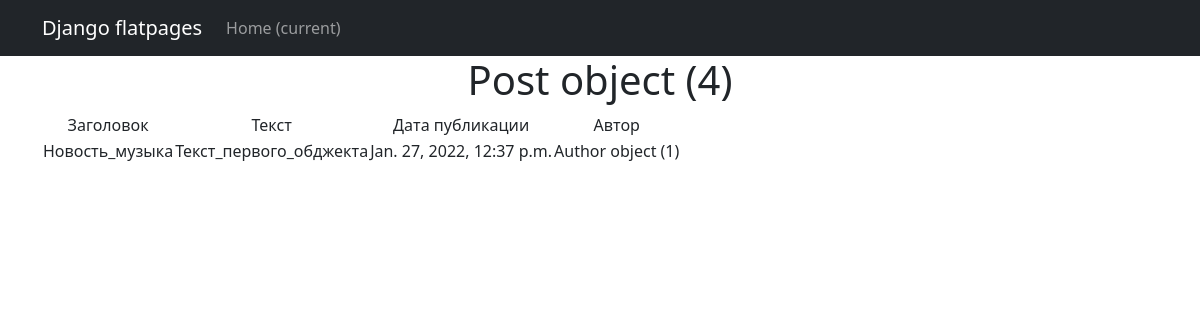
Page /news/4 on the committed database.
### news/models.py (models this page shows, shortened)
class Post(models.Model):
    stat = 's'
    new = 'n'
    POST_TYPE = [
        (stat, "Статья"),
        (new, "Новость")
    ]
    author = models.ForeignKey(Author, on_delete=models.CASCADE)
    post_type = models.CharField(max_length=1, choices=POST_TYPE, default=stat)
    created = models.DateTimeField(auto_now_add=True)
    category = models.ManyToManyField(Category, through='PostCategory')
    title = models.CharField(max_length=256)
    text = models.TextField()
    rating = models.IntegerField(default=0)

class Author(models.Model):
    user = models.OneToOneField(User, on_delete=models.CASCADE)
    rating = models.IntegerField(default=0)

### news/views.py (the view)
# urls.py: path('<int:pk>', PostDetail.as_view(), name='post_detail'),
class PostDetail(DetailView):
    template_name = 'post_detail.html'
    queryset = Post.objects.all()
    context_object_name = 'news'

### templates/post_detail.html (shortened to what this page needs)
{% extends 'flatpages/default.html' %}
{% block content %}
    <h1>{{news}}</h1>
    {% if news %}
       <table>
           <tr>
               <td>
                   Заголовок
               </td>
               <td>
                   Текст
               </td>
               <td>
                   Дата публикации
               </td>
               <td>
                   Автор
               </td>
           </tr>
               <tr>
                   <td>
                       {{news.title}}
                   </td>
                   <td>
                       {{news.text}}
                   </td>
                   <td>
                       {{news.created}}
                   </td>
                   <td>
                       {{news.author}}
                   </td>
               </tr>
       </table>
    {% else %}
        <h2>Новостей нет!</h2>
    {% endif %}
{% endblock content %}

### rows in the picture
Post: id "Post object (4)", title "Новость_музыка", text "Текст_первого_обджекта", created "Jan. 27, 2022, 12:37 p.m.", author "Author object (1)"
